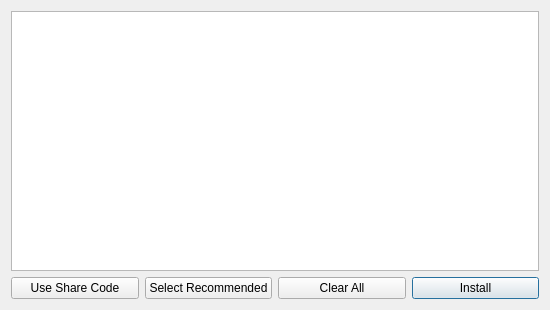
<?xml version="1.0" encoding="UTF-8"?>
<ui version="4.0">
 <class>AtlOptionalModDialog</class>
 <widget class="QDialog" name="AtlOptionalModDialog">
  <property name="geometry">
   <rect>
    <x>0</x>
    <y>0</y>
    <width>550</width>
    <height>310</height>
   </rect>
  </property>
  <property name="windowTitle">
   <string>Select Mods To Install</string>
  </property>
  <layout class="QGridLayout" name="gridLayout_2">
   <item row="1" column="3">
    <widget class="QPushButton" name="installButton">
     <property name="text">
      <string>Install</string>
     </property>
     <property name="default">
      <bool>true</bool>
     </property>
    </widget>
   </item>
   <item row="1" column="0">
    <widget class="QPushButton" name="shareCodeButton">
     <property name="enabled">
      <bool>true</bool>
     </property>
     <property name="text">
      <string>Use Share Code</string>
     </property>
    </widget>
   </item>
   <item row="1" column="1">
    <widget class="QPushButton" name="selectRecommendedButton">
     <property name="text">
      <string>Select Recommended</string>
     </property>
    </widget>
   </item>
   <item row="1" column="2">
    <widget class="QPushButton" name="clearAllButton">
     <property name="text">
      <string>Clear All</string>
     </property>
    </widget>
   </item>
   <item row="0" column="0" colspan="4">
       <widget class="ModListView" name="treeView">
           <property name="verticalScrollMode">
               <enum>QAbstractItemView::ScrollPerPixel</enum>
           </property>
       </widget>
   </item>
  </layout>
 </widget>
 <customwidgets>
  <customwidget>
   <class>ModListView</class>
   <extends>QTreeView</extends>
   <header>ui/widgets/ModListView.h</header>
  </customwidget>
 </customwidgets>
 <resources/>
 <connections/>
</ui>
